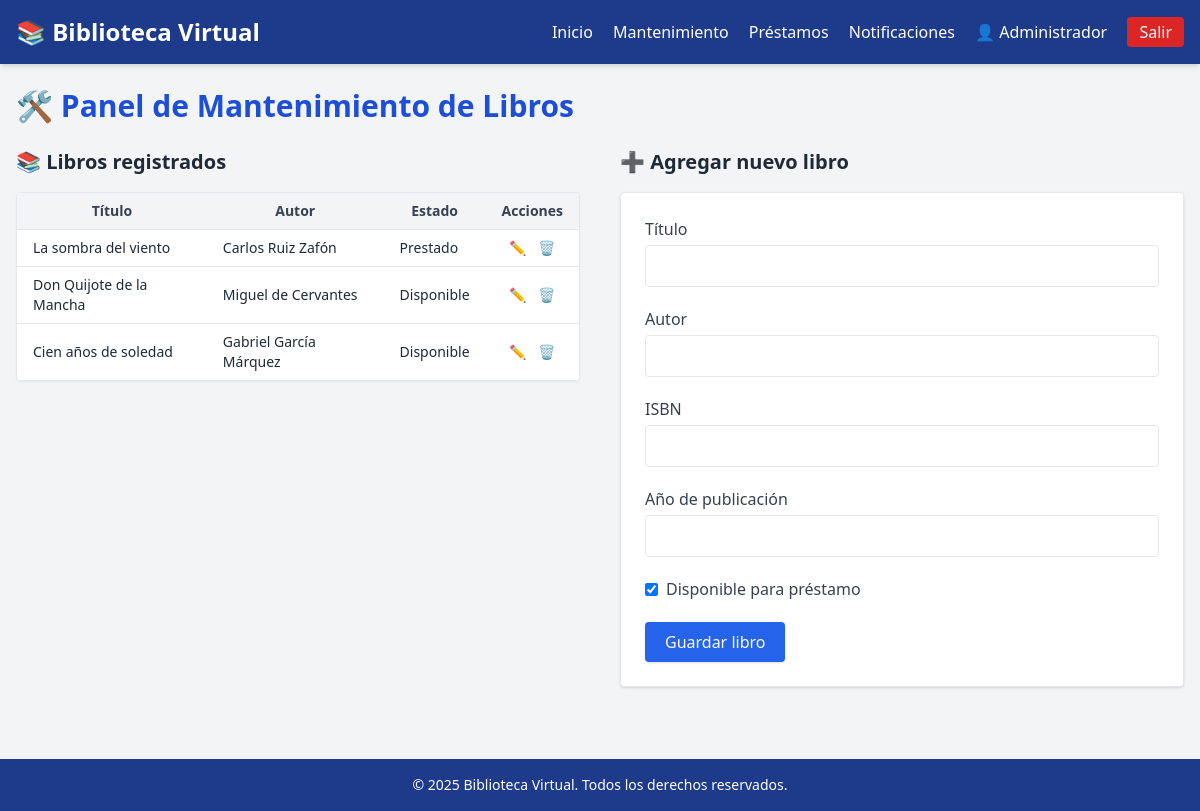
The page /index.php?action=mantenimiento (signed in) on the database its author committed.
### tables this page shows
CREATE TABLE `libro` (
  `id` int(11) NOT NULL,
  `titulo` varchar(255) NOT NULL,
  `autor` varchar(255) DEFAULT NULL,
  `isbn` varchar(20) DEFAULT NULL,
  `ano_publicacion` year(4) DEFAULT NULL,
  `disponible` tinyint(1) DEFAULT 1,
  `creado_en` timestamp NOT NULL DEFAULT current_timestamp()
);

### controllers/LibroController.php (called while the page is built, shortened)
<?php
require_once __DIR__ . '/../models/Libro.php';
class LibroController
{
    private Libro $model;
    public function __construct(PDO $pdo)
    {
        $this->model    = new Libro($pdo);
    }
    public function mantenimiento(): void
    {
        $libros = $this->model->getAll();
        $data = [
            'titulo' => '', 'autor' => '', 'isbn' => '',
            'ano_publicacion' => '', 'disponible' => 1
        ];
        include __DIR__ . '/../views/header.php';
        include __DIR__ . '/../views/libros/mantenimiento.php';
        include __DIR__ . '/../views/footer.php';
    }
}

### models/Libro.php (called while the page is built, shortened)
<?php
class Libro
{
    public function verificarBaja($libro_id) {
        $stmt = $this->pdo->prepare("SELECT 1 FROM bajalibro WHERE libro_id = ?");
        $stmt->execute([$libro_id]);
        return $stmt->fetch() ? true : false;
    }
    private $pdo;
    public function __construct(PDO $pdo)
    {
        $this->pdo = $pdo;
    }
    public function getAll(): array
    {
        return $this->pdo
            ->query("SELECT * FROM libro ORDER BY id DESC")
            ->fetchAll();
    }
}

### views/libros/mantenimiento.php (the view, shortened to what this page needs)
<h2 class="text-3xl font-bold mb-6 text-blue-700">🛠 Panel de Mantenimiento de Libros</h2>
<div class="grid md:grid-cols-2 gap-10">
  <div>
    <h3 class="text-xl font-semibold mb-4 text-gray-800">📚 Libros registrados</h3>
    <div class="overflow-auto border rounded shadow-sm">
      <table class="min-w-full bg-white divide-y divide-gray-200">
        <thead class="bg-gray-100 text-sm font-semibold text-gray-700">
          <tr>
            <th class="px-4 py-2">Título</th>
            <th class="px-4 py-2">Autor</th>
            <th class="px-4 py-2">Estado</th>
            <th class="px-4 py-2 text-center">Acciones</th>
          </tr>
        </thead>
        <tbody class="text-sm text-gray-800">
          <?php foreach ($libros as $libro): ?>
            <tr class="border-t hover:bg-gray-50">
              <td class="px-4 py-2"><?= htmlspecialchars($libro['titulo']) ?></td>
              <td class="px-4 py-2"><?= htmlspecialchars($libro['autor']) ?></td>
              <td class="px-4 py-2">
                <?php
                  $estado = 'Disponible';
                  if (!$libro['disponible']) {
                    $estado = $this->model->verificarBaja($libro['id']) ? 'Dado de baja' : 'Prestado';
                  }
                  echo $estado;
                ?>
              </td>
              <td class="px-4 py-2 text-center space-x-2">
                <a href="index.php?action=editar&id=<?= $libro['id'] ?>"
                   class="text-blue-600 hover:underline">✏️</a>
                <button onclick="abrirModal(<?= $libro['id'] ?>, '<?= htmlspecialchars(addslashes($libro['titulo'])) ?>')"
                        class="text-red-600 hover:underline">🗑️</button>
              </td>
            </tr>
          <?php endforeach; ?>
        </tbody>
      </table>
    </div>
  </div>
  <div>
    <h3 class="text-xl font-semibold mb-4 text-gray-800">➕ Agregar nuevo libro</h3>
    <form method="post" action="index.php?action=crear"
          class="space-y-5 bg-white p-6 border shadow rounded">
      <div>
        <label class="block mb-1 font-medium text-gray-700">Título</label>
        <input type="text" name="titulo" required
               class="w-full border rounded px-3 py-2 focus:ring-blue-500"
               value="<?= htmlspecialchars($data['titulo']) ?>">
      </div>
      <div>
        <label class="block mb-1 font-medium text-gray-700">Autor</label>
        <input type="text" name="autor" required
               class="w-full border rounded px-3 py-2"
               value="<?= htmlspecialchars($data['autor']) ?>">
      </div>
      <div>
        <label class="block mb-1 font-medium text-gray-700">ISBN</label>
        <input type="text" name="isbn" required
               class="w-full border rounded px-3 py-2"
               value="<?= htmlspecialchars($data['isbn']) ?>">
      </div>
      <div>
        <label class="block mb-1 font-medium text-gray-700">Año de publicación</label>
        <input type="number" name="ano_publicacion" min="1000" max="<?= date('Y') ?>" required
               class="w-full border rounded px-3 py-2"
               value="<?= htmlspecialchars($data['ano_publicacion']) ?>">
      </div>
      <div>
        <label class="inline-flex items-center">
          <input type="checkbox" name="disponible" class="mr-2"
                 <?= !empty($data['disponible']) ? 'checked' : '' ?>>
          <span class="text-gray-700">Disponible para préstamo</span>
        </label>
      </div>
      <button type="submit"
              class="bg-blue-600 hover:bg-blue-700 text-white px-5 py-2 rounded shadow">
        Guardar libro
      </button>
    </form>
  </div>
</div>

### rows shown on the page
libro: titulo "La sombra del viento", autor "Carlos Ruiz Zafón", estado "Prestado"
libro: titulo "Don Quijote de la Mancha", autor "Miguel de Cervantes", estado "Disponible"
libro: titulo "Cien años de soledad", autor "Gabriel García Márquez", estado "Disponible"

### other values the page prints
$_SESSION['user']['name'] "Administrador"
